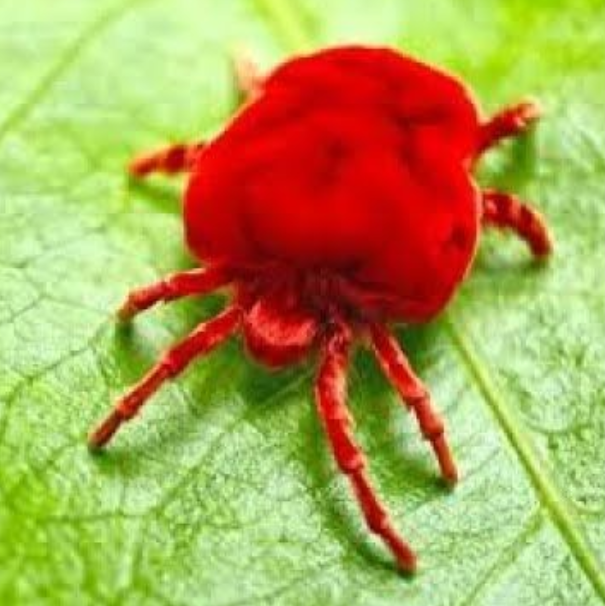
#> input picture img4.png, 605 x 606 px
$ jupyter execute --allow-errors gmm_segmentation.ipynb   (older library calls are emulated)
#> lines starting #> are read from the running program, lines starting #| are printed output that depends on the picture; after the words box and inside, x2 and y2 are one past the last pixel; in counts of white or black regions, pixels touching at a corner belong together
**SEGMENTATION USING GMM**

[cell 1]
from sklearn.mixture import GaussianMixture
import numpy as np
import cv2
np.float = np.float_

# Load the image
image = cv2.imread('img4.png')
#> image is the input picture: shape (606, 605, 3); mean B, G, R 87.3, 162.8, 174.5
image = cv2.cvtColor(image, cv2.COLOR_BGR2RGB)

# Reshape the image into a 2D array of pixels (rows x columns, 3 channels)
pixels = image.reshape((-1, 3))

# Create and fit a GMM with two components
n_components = 4
gmm = GaussianMixture(n_components=n_components, random_state=0)
gmm.fit(pixels)

# Segment the image
segmentation = gmm.predict(pixels)
segmentation = segmentation.reshape(image.shape[:2])
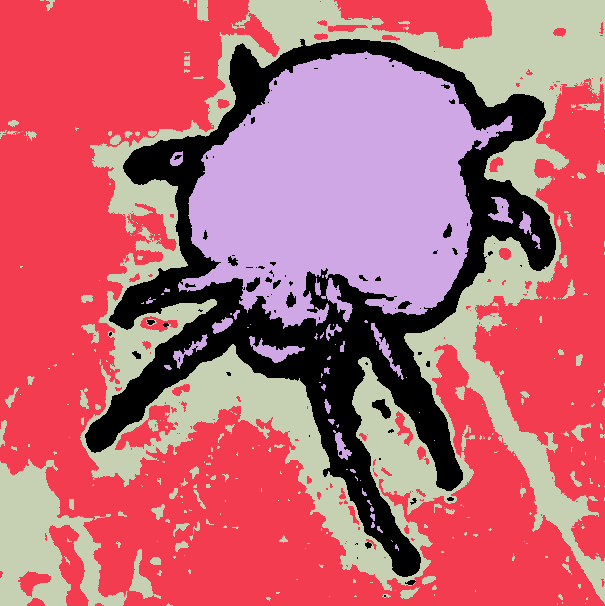
#> segmentation: shape (606, 605) int64; 4 distinct labels, from 0 to 3; one colour per label, 0 black

# Visualize the segmented image with component labels
#> (the rest of this cell did not finish here and is left out)

**SEGMENTED PART**

[cell 2]
from sklearn.mixture import GaussianMixture
import numpy as np
import cv2
import matplotlib.pyplot as plt
from PIL import Image, ImageDraw

# Load the image
image = cv2.imread('img4.png')
image = cv2.cvtColor(image, cv2.COLOR_BGR2RGB)

# Reshape the image into a 2D array of pixels (rows x columns, 3 channels)
pixels = image.reshape((-1, 3))

# Create and fit a GMM with two components
n_components = 4
gmm = GaussianMixture(n_components=n_components, random_state=0)
gmm.fit(pixels)

# Segment the image
segmentation = gmm.predict(pixels)
segmentation = segmentation.reshape(image.shape[:2])

# Create a mask for the 1st and 2nd components (0-based index)
component_mask = np.logical_or(segmentation == 1, segmentation == 2)
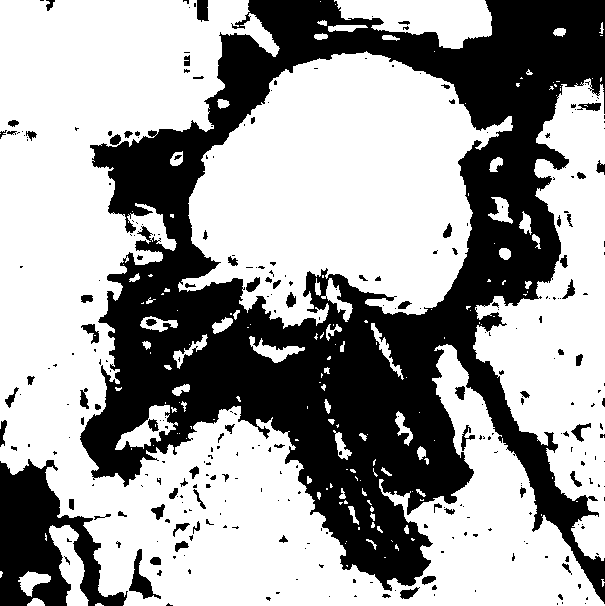
#> component_mask: shape (606, 605) bool; 62.7% white; 306 black regions (224 under 20 px), largest, box (x1, y1, x2, y2) and area: (80, 0, 605, 604) 121102, (0, 459, 128, 606) 9367, (129, 549, 161, 599) 523

# Create an image with a transparent background
transparent_image = Image.new('RGBA', image.shape[:2][::-1], (0, 0, 0, 0))
#> transparent_image: PIL image 605x606 RGBA; every value is 0

# Create an ImageDraw object to draw on the transparent image
draw = ImageDraw.Draw(transparent_image)

# Fill the transparent image with the pixels from the selected components
for x in range(transparent_image.width):
    for y in range(transparent_image.height):
        if component_mask[y, x]:
            draw.point((x, y), fill=(image[y, x, 0], image[y, x, 1], image[y, x, 2], 255))

# Display the transparent image
plt.figure(figsize=(8, 6))
plt.imshow(transparent_image)
plt.axis('off')  # Hide axis
plt.show()
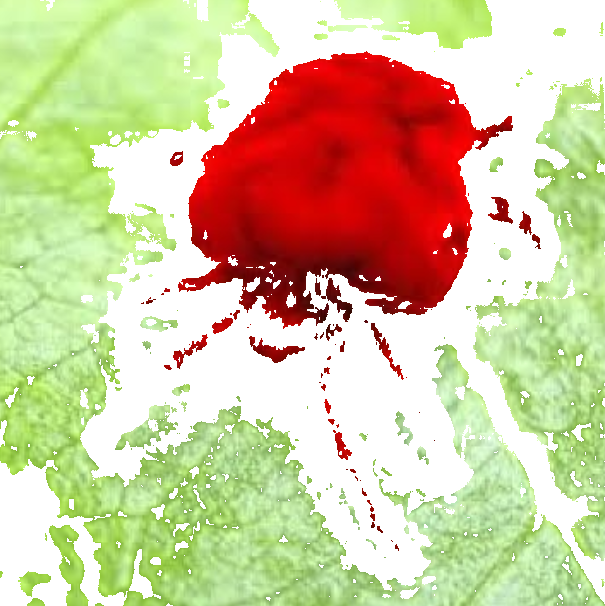
#> shown: shape (606, 605, 4); mean R, G, B, A 115.6, 105.1, 64.4, 159.8; transparent parts drawn white
